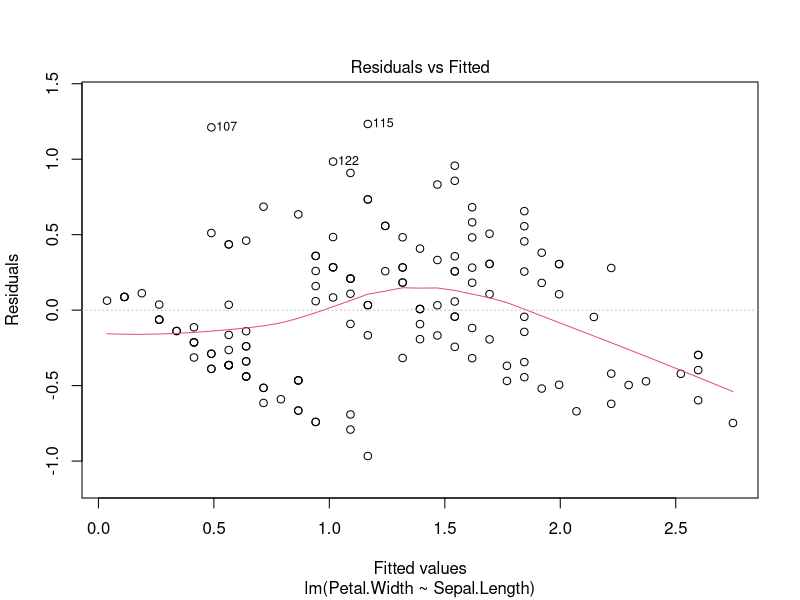
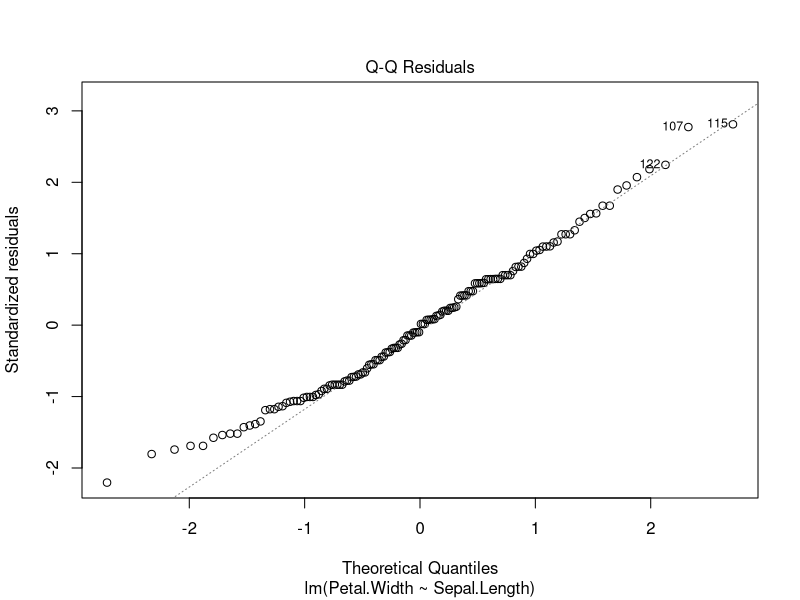
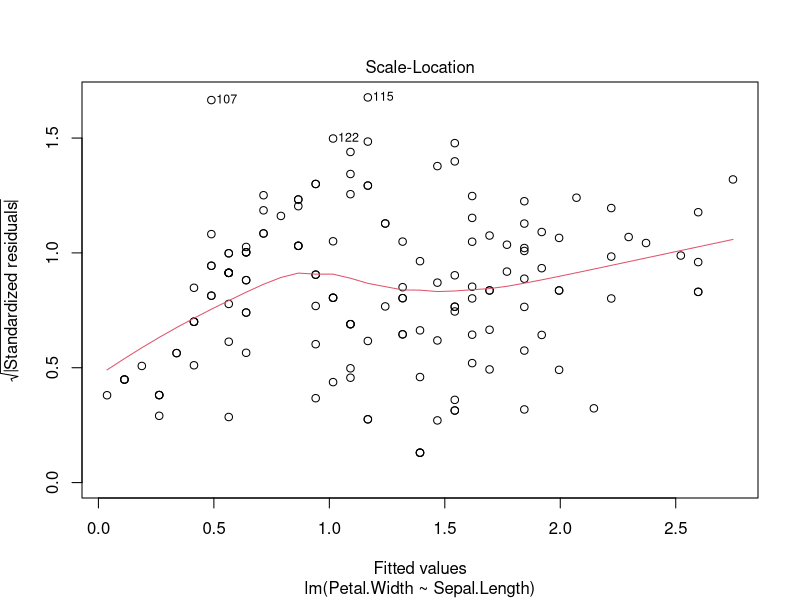
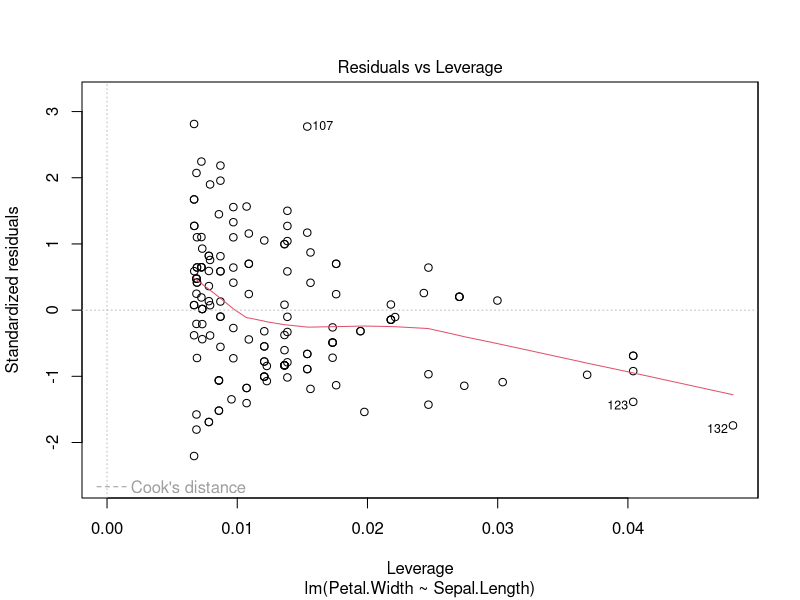

Write R code to recreate these figures, in order.
## ---- chunk 1
lm1 = lm(Petal.Width ~ Sepal.Length, data=iris)
summary(lm1)
## ---- chunk 2
#| layout-ncol: 2
plot(lm1)
